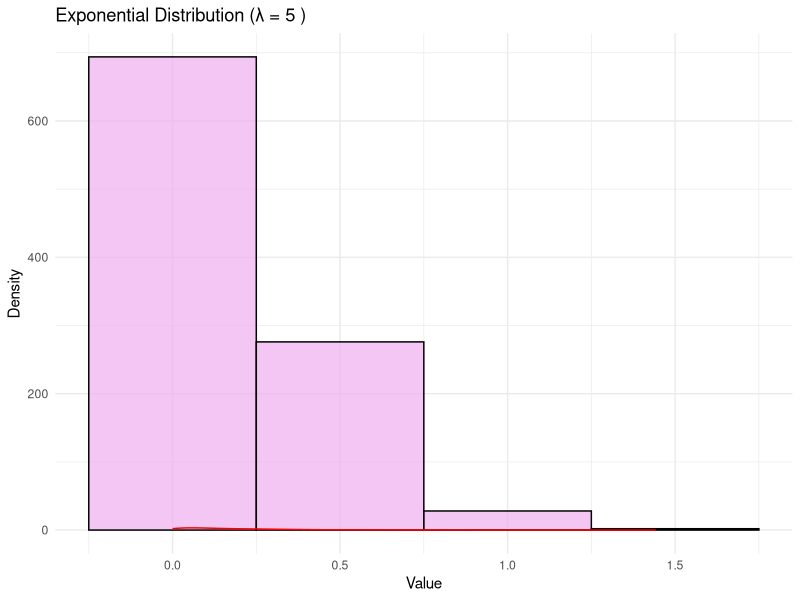
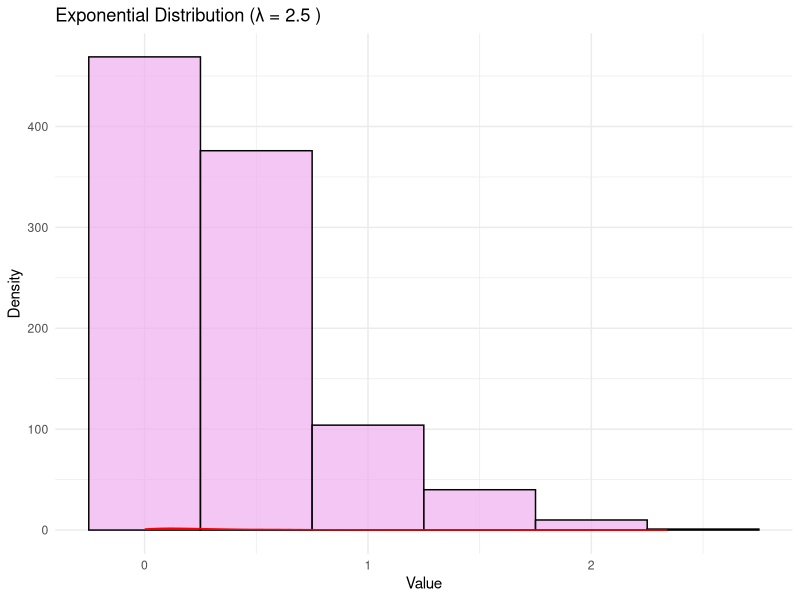
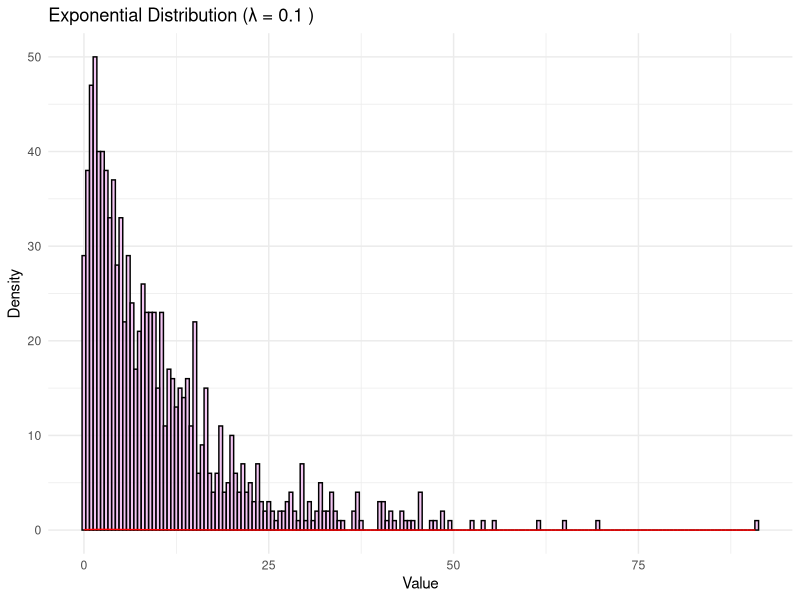
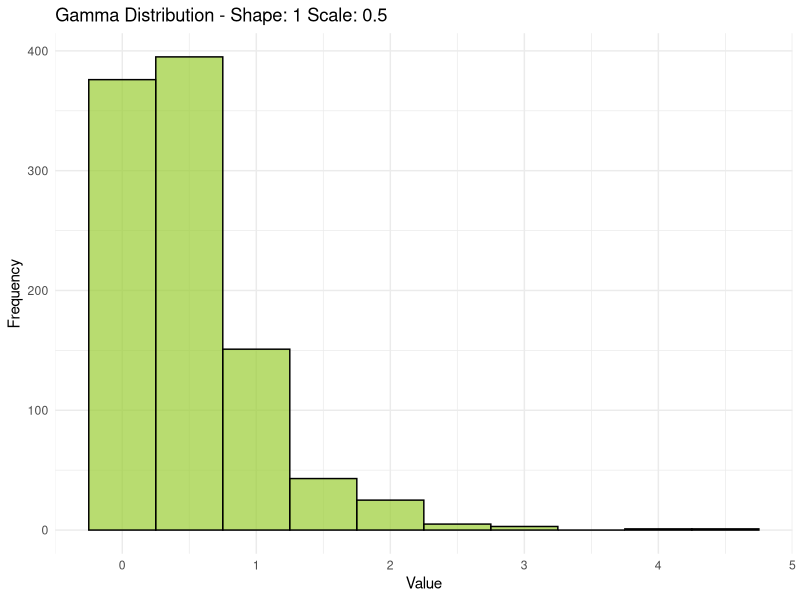
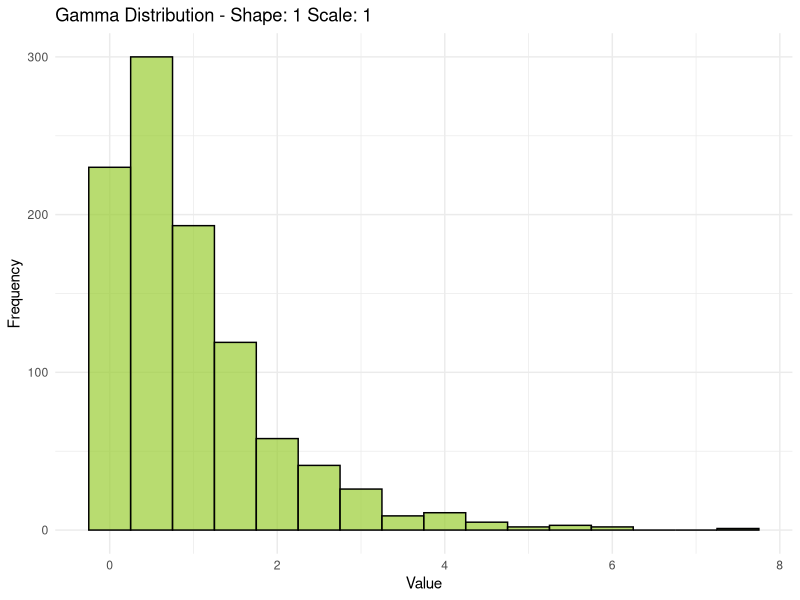
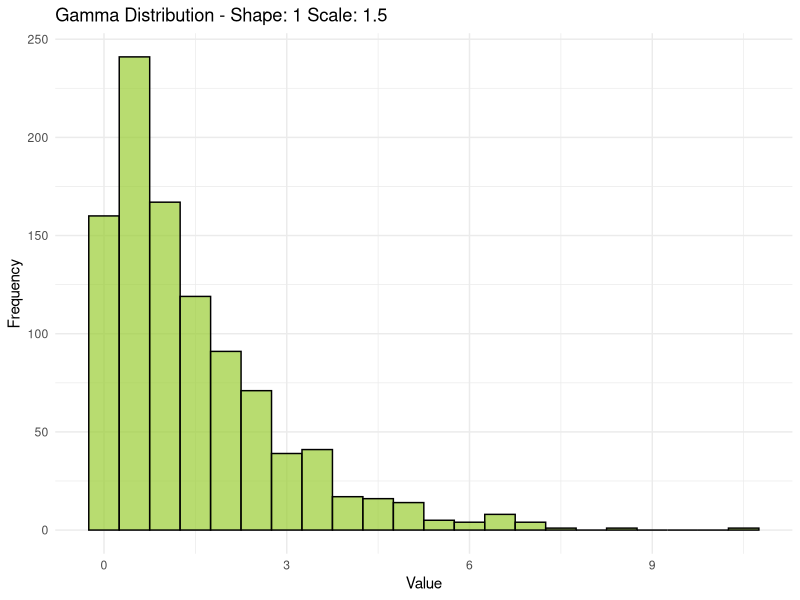
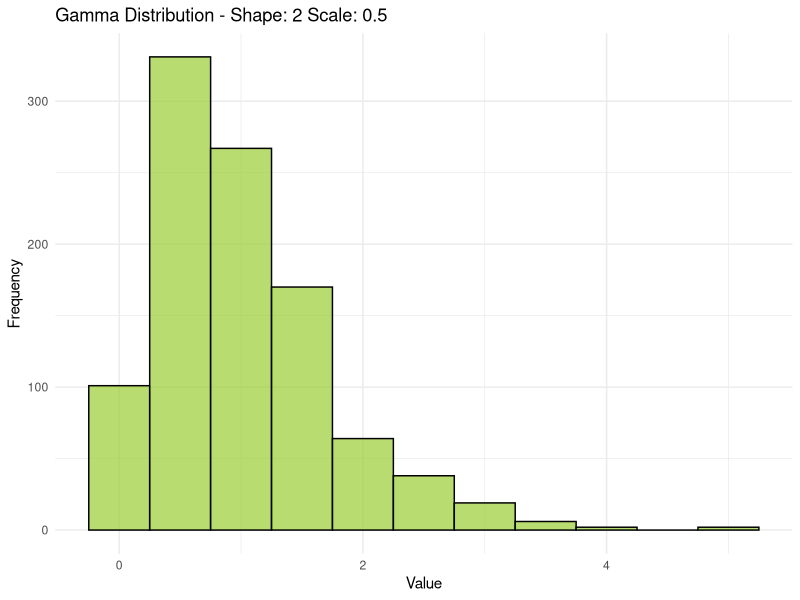
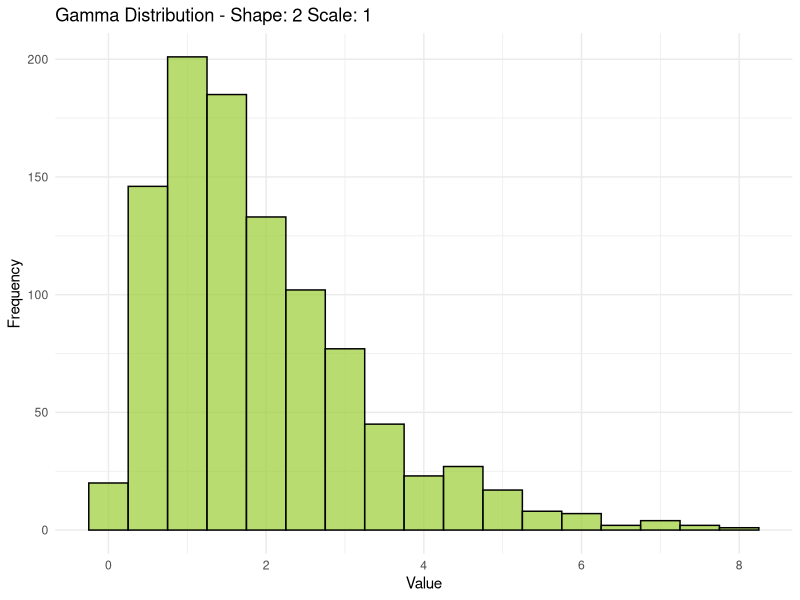

Source code (R) for these figures, in order:
# Load the necessary package
library(ggplot2)
library(dplyr)
# Set a seed for reproducibility
set.seed(123)
# Number of data points
num_points <- 1000
# # # # # # # # # # # # # # # # # # # # # # # # # # # # # # # # # # # # # # # # # # # # # # #
# Exponential Distribution
# Generating data from exponential distribution with different rates (λ)
rate_values <- c(5, 2.5, 0.1)
exp_data <- lapply(rate_values, function(rate) {
rexp(n = 1000, rate = rate)
})
# Creating probability plots for different rate values
exp_plots <- lapply(1:length(rate_values), function(i) {
p <- ggplot(data.frame(x = exp_data[[i]]), aes(x)) +
geom_histogram(binwidth = 0.5, fill = "plum2", color = "black", alpha = 0.7) +
geom_density(kernel = "gaussian", color = "red") +
labs(title = paste("Exponential Distribution (λ =", rate_values[i], ")"),
x = "Value", y = "Density") +
theme_minimal()
return(p)
})
# Displaying probability plots
print(exp_plots[[1]])
print(exp_plots[[2]])
print(exp_plots[[3]])
# # # # # # # # # # # # # # # # # # # # # # # # # # # # # # # # # # # # # # # # # # # # # # #
# Gamma Distribution
# Generating data from gamma distribution with varying shape and scale parameters
# Varying mean and standard deviation parameters
shape_values <- c(1, 2, 3)
scale_values <- c(0.5, 1, 1.5)
for (shape_val in shape_values) {
for (scale_val in scale_values) {
# Generating gamma random data
gamma_data <- rgamma(num_points, shape = shape_val, scale = scale_val)
# Preparing the plot's canvas.
plot_data <- data.frame(x = gamma_data)
# Creating a histogram
plot <- ggplot(plot_data, aes(x)) +
geom_histogram(binwidth = 0.5, fill = "olivedrab3", color = "black", alpha = 0.7) +
labs(title = paste("Gamma Distribution - Shape:", shape_val, "Scale:", scale_val),
x = "Value", y = "Frequency") +
theme_minimal()
# Displaying the histogram
print(plot)
}
}
# # # # # # # # # # # # # # # # # # # # # # # # # # # # # # # # # # # # # # # # # # # # # # #
# Lognormal Distribution
# Varying mean and standard deviation parameters
mean_values <- c(0, 1, 2)
sd_values <- c(0.5, 1, 1.5)
num_points <- 1000 # Number of data points
# Generating lognormal random data and creating histograms
for (mean_val in mean_values) {
for (sd_val in sd_values) {
# Generating lognormal random data
lognormal_data <- rlnorm(num_points, meanlog = mean_val, sdlog = sd_val)
# Preparing the plot's canvas.
plot_data <- data.frame(x = lognormal_data)
# Creating a histogram using ggplot2
plot <- ggplot(plot_data, aes(x)) +
geom_histogram(binwidth = 0.5, fill = "paleturquoise2", color = "black", alpha = 0.7) +
labs(title = paste("Lognormal Distribution - Mean:", mean_val, "SD:", sd_val),
x = "Value", y = "Frequency") +
theme_minimal()
# Displaying the histogram
print(plot)
}
}
